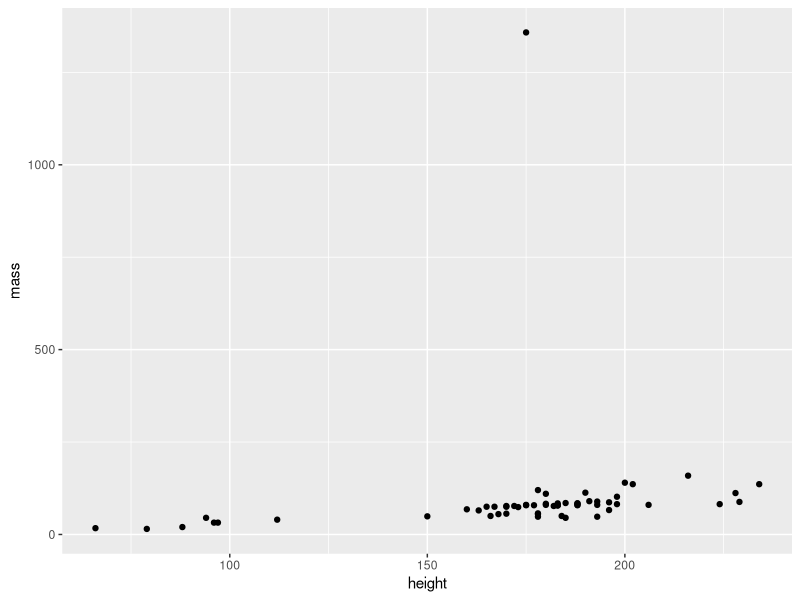
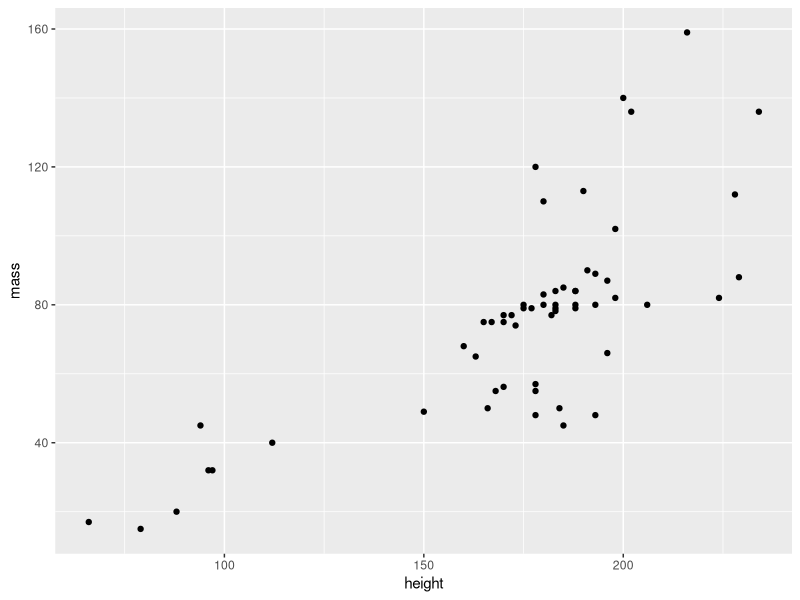

These figures' R source, in order:
## ---- chunk 1
1 + 1
## ---- chunk 2
#| echo: false
2 * 2
## ---- chunk 3
10 - 3
## ---- chunk 4
3 - 5
## ---- chunk 5
sqrt(2)^6
## ---- chunk 6
library(dplyr)
library(ggplot2)
## ---- chunk 7
data(package="dplyr")
## ---- chunk 8
data("starwars")
## ---- chunk 9
starwars<-starwars %>% 
  filter(is.na(height)==FALSE,
         is.na(mass)==FALSE)
## ---- chunk 10
ggplot(data=starwars,
       aes(x = height, y= mass ))+
  geom_point()
## ---- chunk 11
ggplot(data=starwars %>% 
         filter(mass!=max(mass)),
       aes(x = height, y= mass ))+
  geom_point()
## ---- chunk 12
n <- 101
set.seed(n)
x_loinormale <- rnorm(31, mean = 0, sd = 1)
x_loiuniforme <- runif(31, min = 0, max = 1)
x_tirage <- sample(1:10, 31, replace=TRUE)
## ---- chunk 13
v <- 1000 + 5000
w <- 10000 + 51425
## ---- chunk 14
str(starwars)
